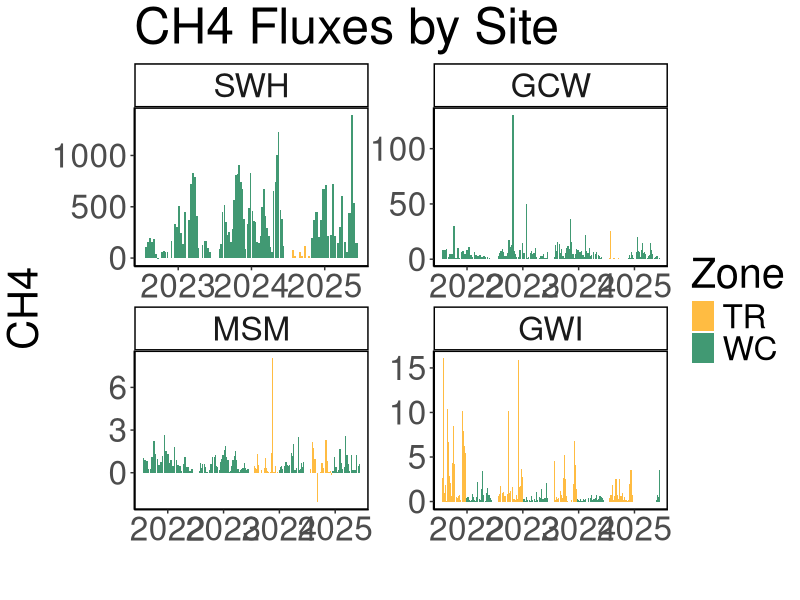
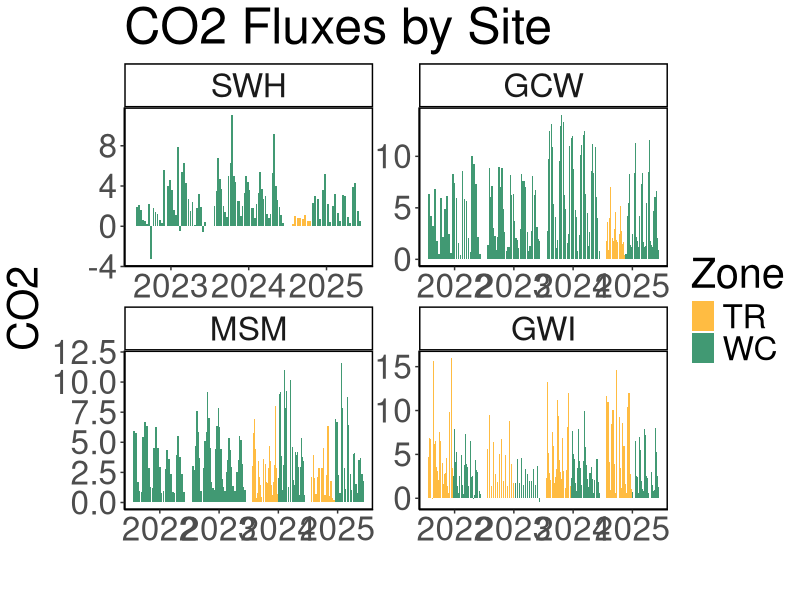
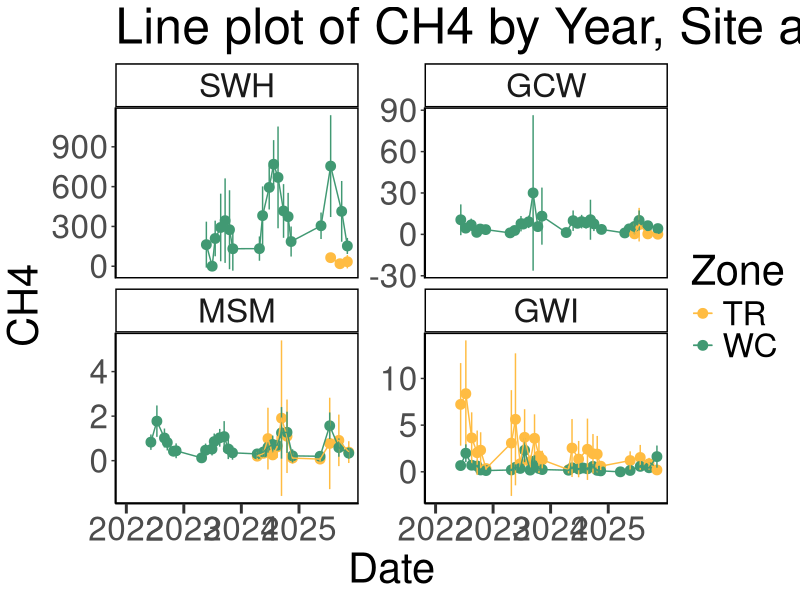
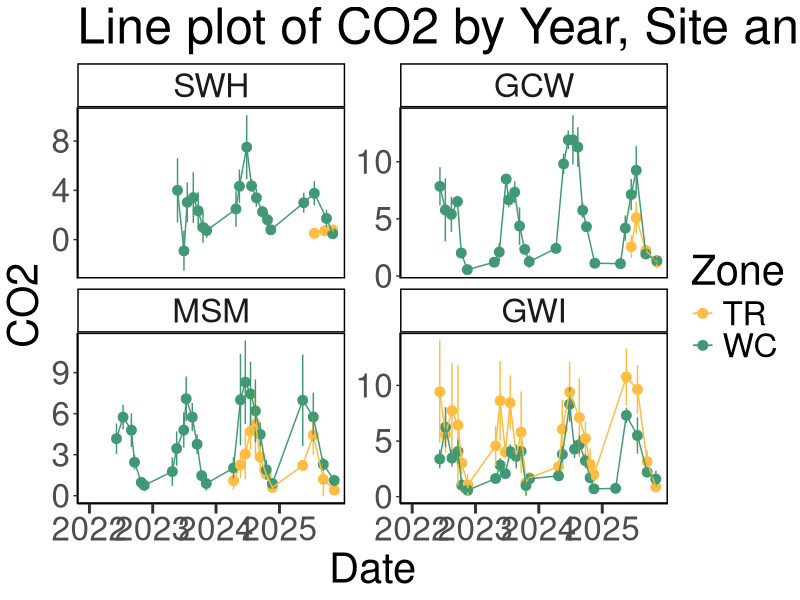
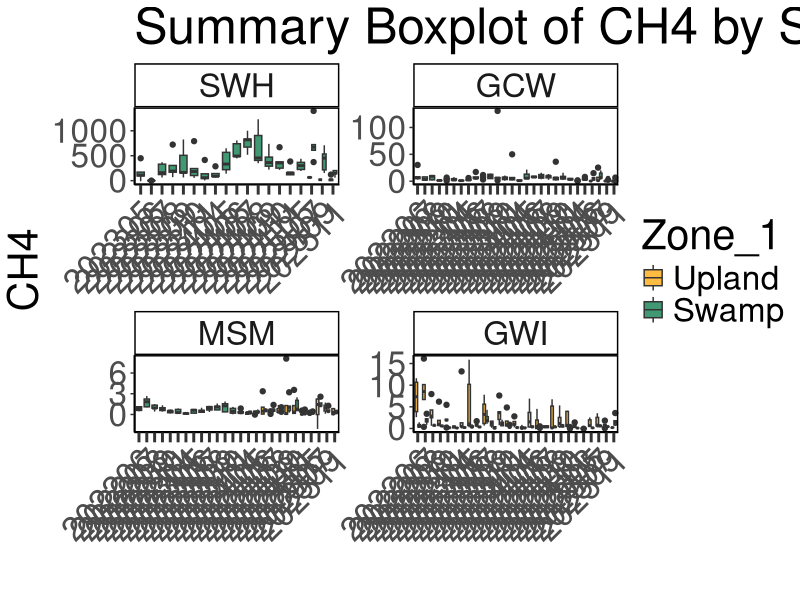
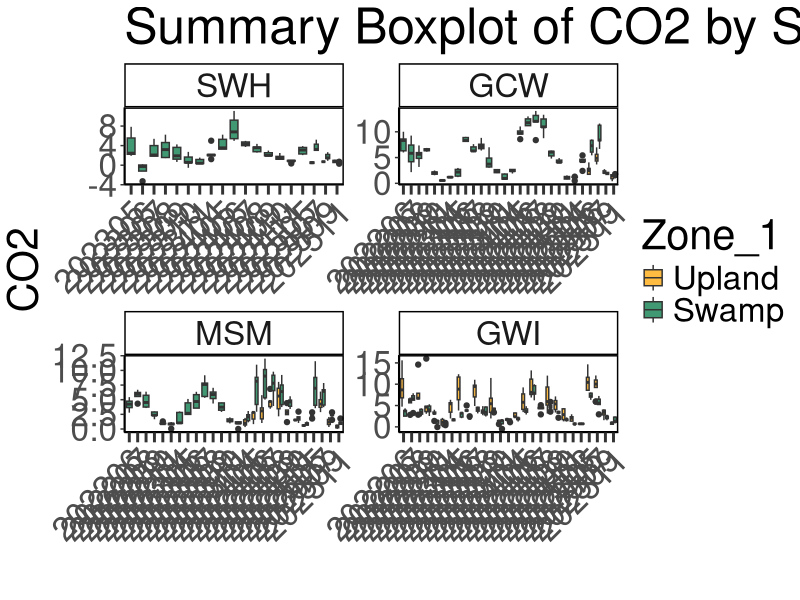
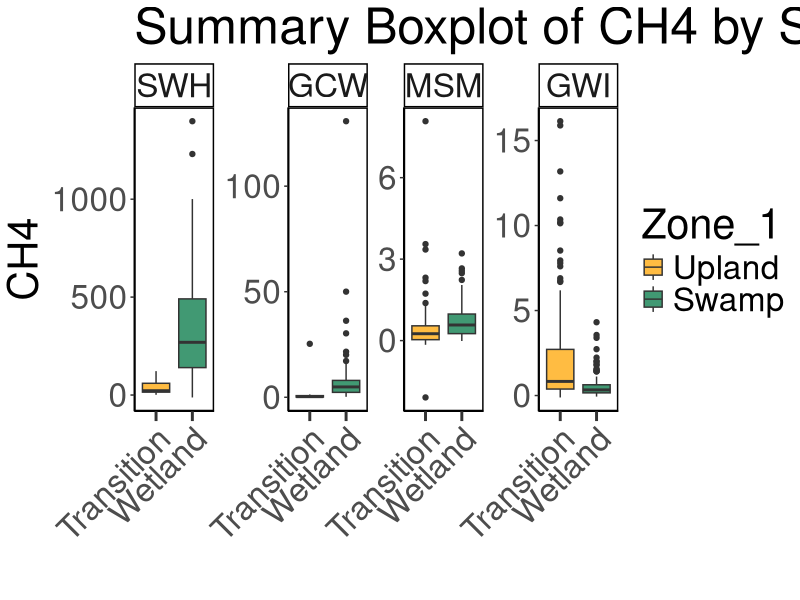
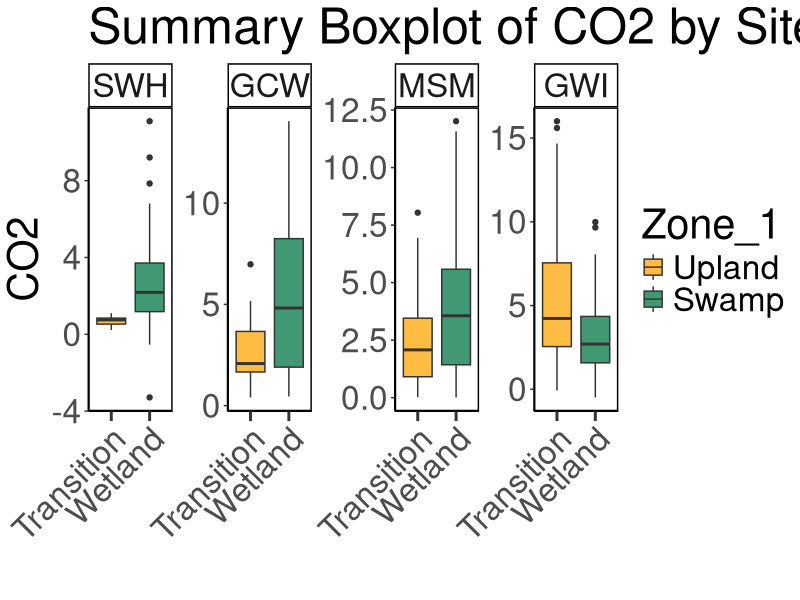

Here is the R script that generated these plots, in order:
## ---- chunk 1
library(dplyr)
library(ggplot2)
library(ggpubr)
library(stringr)
library(readxl)
library(tidyr)
library(tibble)
library(openxlsx)
## ---- chunk 2

#read in 2022 Dionex Data:
dat22 <- read.csv("2022/COMPASS_SynopticCB_MC_Fluxes_2022.csv")
# head(dat22)

#read in 2023 Dionex Data:
dat23 <- read.csv("2023/COMPASS_SynopticCB_MC_Fluxes_2023.csv")
# head(dat23)

#read in 2024 Dionex Data:
dat24 <- read.csv("2024/COMPASS_SynopticCB_MC_Fluxes_2024.csv")
# head(dat24)

#read in 2024 Dionex Data:
dat25 <- read.csv("2025/COMPASS_SynopticCB_MC_Fluxes_2025.csv")
# head(dat24)

all_dat <- bind_rows(dat22, dat23, dat24, dat25)

## ---- chunk 3

#write out a csv of all the data to the main folder: 
write.csv(all_dat, "COMPASS_SynopticCB_MC_Fluxes_AllData.csv")


#write out a csv of the metadata associated with the data: 
# write.csv(metadat, "COMPASS_SynopticCB_PW_DOC_Metadata.csv")

## ---- chunk 4

##Remove any samples with "remove" in the qaqc_flag columns - this removes both fluxes, even if just one of them was bad - is that what we want? 
data_plotting <- all_dat %>% 
  filter(!grepl("remove", ch4_qaqc_flag, ignore.case = TRUE)) %>% 
  filter(!grepl("remove", co2_qaqc_flag, ignore.case = TRUE)) 

#Order by Zone from Upland to Surface Water
data_plotting$Zone = factor(data_plotting$Zone, levels = c("UP", "SWAMP", "TR", "WC", "SW"))
data_plotting <- data_plotting[order(data_plotting$Zone), ]

#Order by Site from SWH, GCW, MSM, GWI order, which is oligohaline to polyhaline
data_plotting$Site = factor(data_plotting$Site, levels = c("SWH", "GCW", "MSM", "GWI"))
data_plotting <- data_plotting[order(data_plotting$Site), ]

##Extract Year from Date
data_plotting$Year <- substring(data_plotting$Date, 1, 4)
data_plotting$Month <- substring(data_plotting$Date, 5, 6)

#Plot samples to get a first look at concentrations (sanity check)
#group the data for plotting
data_plotting_all <- data_plotting %>%
  group_by(Site, Zone) %>%
  mutate(row_num = factor(row_number())) %>%  # create row_num as factor per group
  ungroup()

#Plot data and change colors based on Zone:
viz_ch4_plot <- ggplot(data_plotting_all, aes(x = as.character(Year), y = ch4_lin_flux.estimate, fill = Zone)) +
  geom_bar(stat = "identity", position = position_dodge2(preserve = "total")) +
  facet_wrap( ~ Site, scales="free", ncol = 2) +
  scale_fill_manual(values = c(
    "UP" = "#20063B",
    "TR" = "#FFBC42",
    "SWAMP" = "darkgrey",
    "WC" = "#419973",
    "SW" = "#25ABE6"
  )) +
  theme_classic() +
  labs(x = " ", y = "CH4", title = "CH4 Fluxes by Site") +
  theme(
    panel.spacing = unit(.05, "lines"), 
    panel.border = element_rect(color = "black", fill = NA, linewidth = 1)) + 
  theme(text = element_text(size = 30))

 viz_ch4_plot
 
 viz_co2_plot <- ggplot(data_plotting_all, aes(x = as.character(Year), y = co2_lin_flux.estimate, fill = Zone)) +
  geom_bar(stat = "identity", position = position_dodge2(preserve = "total")) +
  facet_wrap( ~ Site, scales="free", ncol = 2) +
  scale_fill_manual(values = c(
    "UP" = "#20063B",
    "TR" = "#FFBC42",
    "SWAMP" = "darkgrey",
    "WC" = "#419973",
    "SW" = "#25ABE6"
  )) +
  theme_classic() +
  labs(x = " ", y = "CO2", title = "CO2 Fluxes by Site") +
  theme(
    panel.spacing = unit(.05, "lines"), 
    panel.border = element_rect(color = "black", fill = NA, linewidth = 1)) + 
  theme(text = element_text(size = 30))
 
 viz_co2_plot

## ---- chunk 5

##Summarize CH4 and CO2 by Date, Site, and Zone
flux_avg <- data_plotting_all %>%
  group_by(Month, Year, Site, Zone) %>%
   dplyr::summarize(mean_ch4 = mean(ch4_lin_flux.estimate, na.rm=TRUE), 
            sd_ch4 = sd(ch4_lin_flux.estimate, na.rm=TRUE), 
            mean_co2 = mean(co2_lin_flux.estimate, na.rm=TRUE), 
            sd_co2 = sd(co2_lin_flux.estimate, na.rm=TRUE), 
            Date = first(Date), 
            TIMESTAMP = first(TIMESTAMP))

flux_avg$datetime <- as.Date(flux_avg$TIMESTAMP, format = "%Y-%m-%d %H:%M:%S")

# Define the specific date breaks you want to display
specific_breaks <- as.Date(c("2022-01-01", "2023-01-01", "2024-01-01", "2025-01-01"))

viz_ch4_plot_avgs <- ggplot(flux_avg, aes(x = datetime, y = mean_ch4, color = Zone, group = Zone)) +
  geom_point(size = 3) + 
  geom_errorbar(aes(ymin = mean_ch4 - sd_ch4, ymax = mean_ch4 + sd_ch4), width = 0.2) + 
  geom_line() + 
  facet_wrap( ~ Site, scales="free_y", nrow = 2) +
  scale_color_manual(values = c(
    "UP" = "#20063B",
    "TR" = "#FFBC42",
    "SWAMP" = "darkgrey",
    "WC" = "#419973",
    "SW" = "#25ABE6"
  )) +
  theme_classic() +
  labs(x = "Date", y = "CH4", title = "Line plot of CH4 by Year, Site and Zone") +
  theme(
    panel.spacing = unit(0.5, "lines"), 
    panel.border = element_rect(color = "black", fill = NA, linewidth = 1)) +
  # theme(axis.text.x = element_text(angle = 90, hjust = 0.5))+ 
  theme(text = element_text(size = 30))+
  scale_x_date(breaks = specific_breaks, date_labels = "%Y", expand = expansion(mult = c(0.18, 0.05)))+
  theme(axis.ticks.x = element_line(linewidth = 1))+
  theme(axis.ticks.length.x = unit(0.25, "cm"))

viz_ch4_plot_avgs

viz_co2_plot_avgs <- ggplot(flux_avg, aes(x = datetime, y = mean_co2, color = Zone, group = Zone)) +
  geom_point(size = 3) + 
  geom_errorbar(aes(ymin = mean_co2 - sd_co2, ymax = mean_co2 + sd_co2), width = 0.2) + 
  geom_line() + 
  facet_wrap( ~ Site, scales="free_y", nrow = 2) +
  scale_color_manual(values = c(
    "UP" = "#20063B",
    "TR" = "#FFBC42",
    "SWAMP" = "darkgrey",
    "WC" = "#419973",
    "SW" = "#25ABE6"
  )) +
  theme_classic() +
  labs(x = "Date", y = "CO2", title = "Line plot of CO2 by Year, Site and Zone") +
  theme(
    panel.spacing = unit(0.5, "lines"), 
    panel.border = element_rect(color = "black", fill = NA, linewidth = 1)) +
  # theme(axis.text.x = element_text(angle = 90, hjust = 0.5))+ 
  theme(text = element_text(size = 30))+
  scale_x_date(breaks = specific_breaks, date_labels = "%Y", expand = expansion(mult = c(0.18, 0.05)))+
  theme(axis.ticks.x = element_line(linewidth = 1))+
  theme(axis.ticks.length.x = unit(0.25, "cm"))

viz_co2_plot_avgs


## ---- chunk 6

data_plotting_all <- data_plotting_all %>% 
    mutate(
    Zone_1 = case_when(
      Zone == "UP" ~ "Upland",
      Zone == "SWAMP" ~ "Swamp",
      Zone == "TR" ~ "Transition",
      Zone == "WC" ~ "Wetland",
      Zone == "SW" ~ "Surface Water",
      TRUE ~ Zone  # keep everything else unchanged
    )
  ) %>%
  mutate(Zone_1 = factor(Zone_1, levels = c("Upland", "Swamp", "Transition", "Wetland", "Surface Water")))


##Summarize CH4 by Date, Site, and Zone
viz_ch4_boxplot <- ggplot(data_plotting_all, aes(x = as.character(Date), y = ch4_lin_flux.estimate, fill = Zone_1)) +
  geom_boxplot() + 
  facet_wrap( ~ Site, scales = "free", ncol = 2) +
  scale_x_discrete(drop = TRUE) +
  scale_fill_manual(values = c(
    "Upland" = "#20063B",
    "Transition" = "#FFBC42",
    "Swamp" = "darkgrey",
    "Wetland" = "#419973",
    "Surface Water" = "#25ABE6"
  ), labels = c("Upland", "Swamp", "Transition", "Wetland", "Surface Water")) +
  theme_classic() +
  labs(x = " ", y = "CH4", title = "Summary Boxplot of CH4 by Site and Zone") +
  theme(
    panel.spacing = unit(0.5, "lines"), 
    panel.border = element_rect(color = "black", fill = NA, linewidth = 1)) +
  theme(axis.text.x = element_text(angle = 45, vjust = 1, hjust = 1))+ 
  theme(text = element_text(size = 30))+
  theme(axis.ticks.x = element_line(linewidth = 1))+
  theme(axis.ticks.length.x = unit(0.25, "cm"))
  #scale_x_discrete(labels = c("Upland", "Swamp", "Transition", "Wetland", "Surface Water"))+ 

viz_ch4_boxplot


##Summarize co2 by Date, Site, and Zone
viz_co2_boxplot <- ggplot(data_plotting_all, aes(x = as.character(Date), y = co2_lin_flux.estimate, fill = Zone_1)) +
  geom_boxplot() + 
  facet_wrap( ~ Site, scales = "free", ncol = 2) +
  scale_x_discrete(drop = TRUE) +
  scale_fill_manual(values = c(
    "Upland" = "#20063B",
    "Transition" = "#FFBC42",
    "Swamp" = "darkgrey",
    "Wetland" = "#419973",
    "Surface Water" = "#25ABE6"
  ), labels = c("Upland", "Swamp", "Transition", "Wetland", "Surface Water")) +
  theme_classic() +
  labs(x = " ", y = "CO2", title = "Summary Boxplot of CO2 by Site and Zone") +
  theme(
    panel.spacing = unit(0.5, "lines"), 
    panel.border = element_rect(color = "black", fill = NA, linewidth = 1)) +
  theme(axis.text.x = element_text(angle = 45, vjust = 1, hjust = 1))+ 
  theme(text = element_text(size = 30))+
  theme(axis.ticks.x = element_line(linewidth = 1))+
  theme(axis.ticks.length.x = unit(0.25, "cm"))
  #scale_x_discrete(labels = c("Upland", "Swamp", "Transition", "Wetland", "Surface Water"))+ 

viz_co2_boxplot

## ---- chunk 7

##Summarize CH4 by Date, Site, and Zone
viz_ch4_summary_boxplot <- ggplot(data_plotting_all, aes(x = Zone_1, y = ch4_lin_flux.estimate, fill = Zone_1)) +
  geom_boxplot() + 
  facet_wrap( ~ Site, scales = "free", nrow = 1) +
  scale_x_discrete(drop = TRUE) +
  scale_fill_manual(values = c(
    "Upland" = "#20063B",
    "Transition" = "#FFBC42",
    "Swamp" = "darkgrey",
    "Wetland" = "#419973",
    "Surface Water" = "#25ABE6"
  ), labels = c("Upland", "Swamp", "Transition", "Wetland", "Surface Water")) +
  theme_classic() +
  labs(x = " ", y = "CH4", title = "Summary Boxplot of CH4 by Site and Zone") +
  theme(
    panel.spacing = unit(0.5, "lines"), 
    panel.border = element_rect(color = "black", fill = NA, linewidth = 1)) +
  theme(axis.text.x = element_text(angle = 45, vjust = 1, hjust = 1))+ 
  theme(text = element_text(size = 30))+
  theme(axis.ticks.x = element_line(linewidth = 1))+
  theme(axis.ticks.length.x = unit(0.25, "cm"))
  #scale_x_discrete(labels = c("Upland", "Swamp", "Transition", "Wetland", "Surface Water"))+ 

viz_ch4_summary_boxplot


##Summarize co2 by Date, Site, and Zone
viz_co2_summary_boxplot <- ggplot(data_plotting_all, aes(x = Zone_1, y = co2_lin_flux.estimate, fill = Zone_1)) +
  geom_boxplot() + 
  facet_wrap( ~ Site, scales = "free", nrow = 1) +
  scale_x_discrete(drop = TRUE) +
  scale_fill_manual(values = c(
    "Upland" = "#20063B",
    "Transition" = "#FFBC42",
    "Swamp" = "darkgrey",
    "Wetland" = "#419973",
    "Surface Water" = "#25ABE6"
  ), labels = c("Upland", "Swamp", "Transition", "Wetland", "Surface Water")) +
  theme_classic() +
  labs(x = " ", y = "CO2", title = "Summary Boxplot of CO2 by Site and Zone") +
  theme(
    panel.spacing = unit(0.5, "lines"), 
    panel.border = element_rect(color = "black", fill = NA, linewidth = 1)) +
  theme(axis.text.x = element_text(angle = 45, vjust = 1, hjust = 1))+ 
  theme(text = element_text(size = 30))+
  theme(axis.ticks.x = element_line(linewidth = 1))+
  theme(axis.ticks.length.x = unit(0.25, "cm"))
  #scale_x_discrete(labels = c("Upland", "Swamp", "Transition", "Wetland", "Surface Water"))+ 

viz_co2_summary_boxplot

## ---- chunk 8
# It would also be great to add to our collation codes a summary chunk that will calculate value ranges, means, and standard deviations (and errors) for each site, zone, depth for each year; also for each site zone, depth overall; and for each site and zone overall so that we have some easy access to metrics. Was just thinking this might be helpful today when re-collating the DIC data.

##Metrics for each site, zone for each year
summary_by_year <- data_plotting_all %>%
  group_by(Year, Site, Zone_1) %>%
   reframe(
     min_ch4 = min(ch4_lin_flux.estimate, na.rm=TRUE),
     max_ch4 = max(ch4_lin_flux.estimate, na.rm=TRUE), 
     mean_ch4 = mean(ch4_lin_flux.estimate, na.rm=TRUE), 
     sd_ch4 = sd(ch4_lin_flux.estimate, na.rm=TRUE), 

     min_co2 = min(co2_lin_flux.estimate, na.rm=TRUE),
     max_co2 = max(co2_lin_flux.estimate, na.rm=TRUE), 
     mean_co2 = mean(co2_lin_flux.estimate, na.rm=TRUE), 
     sd_co2 = sd(co2_lin_flux.estimate, na.rm=TRUE))

##Metrics for each site and zone for all years
summary_all_years <- data_plotting_all %>%
  group_by(Site, Zone_1) %>%
   reframe(
     min_ch4 = min(ch4_lin_flux.estimate, na.rm=TRUE),
     max_ch4 = max(ch4_lin_flux.estimate, na.rm=TRUE), 
     mean_ch4 = mean(ch4_lin_flux.estimate, na.rm=TRUE), 
     sd_ch4 = sd(ch4_lin_flux.estimate, na.rm=TRUE), 

     min_co2 = min(co2_lin_flux.estimate, na.rm=TRUE),
     max_co2 = max(co2_lin_flux.estimate, na.rm=TRUE), 
     mean_co2 = mean(co2_lin_flux.estimate, na.rm=TRUE), 
     sd_co2 = sd(co2_lin_flux.estimate, na.rm=TRUE))

## ---- chunk 9

library(kableExtra)

kable(
  summary_by_year[, c("Site", "Zone_1", "min_ch4",	"max_ch4",	"mean_ch4", "min_co2",	"max_co2",	"mean_co2")],  
  format = "latex",
  booktabs = TRUE,
  caption = "Summary Statistics"
) %>%
  kable_styling(
    latex_options = c("hold_position", "striped", "scale_down"),
    font_size = 12
  ) %>%
  row_spec(0, bold = TRUE) %>%   # header
  column_spec(1, bold = TRUE)

kable(
  summary_all_years[, c("Site", "Zone_1", "min_ch4",	"max_ch4",	"mean_ch4", "min_co2",	"max_co2",	"mean_co2")],  
  format = "latex",
  booktabs = TRUE,
  caption = "Summary Statistics"
) %>%
  kable_styling(
    latex_options = c("hold_position", "striped", "scale_down"),
    font_size = 12
  ) %>%
  row_spec(0, bold = TRUE) %>%   # header
  column_spec(1, bold = TRUE)


## ---- chunk 10

#write out a csv of the summary data by year to the main folder: 
write.csv(summary_by_year, "COMPASS_SynopticCB_MC_Fluxes_Summarized_By_Year.csv")


#write out a csv of the summary data for all years to the main folder: 
write.csv(summary_all_years, "COMPASS_SynopticCB_MC_Fluxes_Summarized_Years_Combined.csv")
